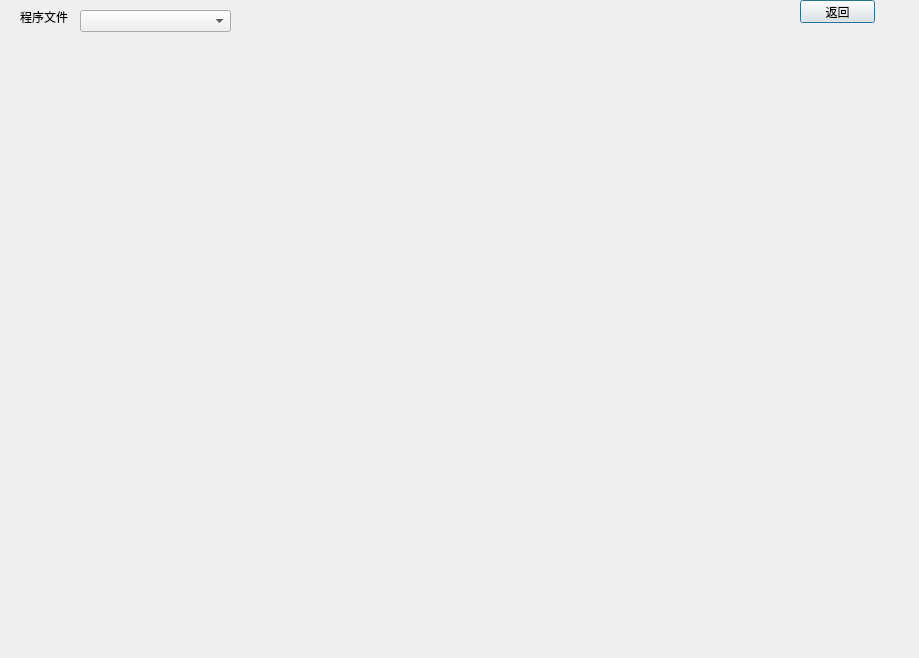
<ui version="4.0" >
 <class>luaviewClass</class>
 <widget class="QDialog" name="luaviewClass" >
  <property name="geometry" >
   <rect>
    <x>0</x>
    <y>0</y>
    <width>919</width>
    <height>658</height>
   </rect>
  </property>
  <property name="windowTitle" >
   <string>程序监控</string>
  </property>
  <widget class="QComboBox" name="cbfilenamelist" >
   <property name="geometry" >
    <rect>
     <x>80</x>
     <y>10</y>
     <width>151</width>
     <height>22</height>
    </rect>
   </property>
  </widget>
  <widget class="QLabel" name="label" >
   <property name="geometry" >
    <rect>
     <x>20</x>
     <y>10</y>
     <width>54</width>
     <height>14</height>
    </rect>
   </property>
   <property name="text" >
    <string>程序文件</string>
   </property>
  </widget>
  <widget class="QPushButton" name="backpb" >
   <property name="geometry" >
    <rect>
     <x>800</x>
     <y>0</y>
     <width>75</width>
     <height>23</height>
    </rect>
   </property>
   <property name="text" >
    <string>返回</string>
   </property>
  </widget>
  <widget class="QLabel" name="luaviewlb" >
   <property name="geometry" >
    <rect>
     <x>40</x>
     <y>40</y>
     <width>871</width>
     <height>611</height>
    </rect>
   </property>
   <property name="text" >
    <string/>
   </property>
   <property name="scaledContents" >
    <bool>false</bool>
   </property>
   <property name="alignment" >
    <set>Qt::AlignLeading|Qt::AlignLeft|Qt::AlignTop</set>
   </property>
  </widget>
 </widget>
 <resources/>
 <connections/>
</ui>
